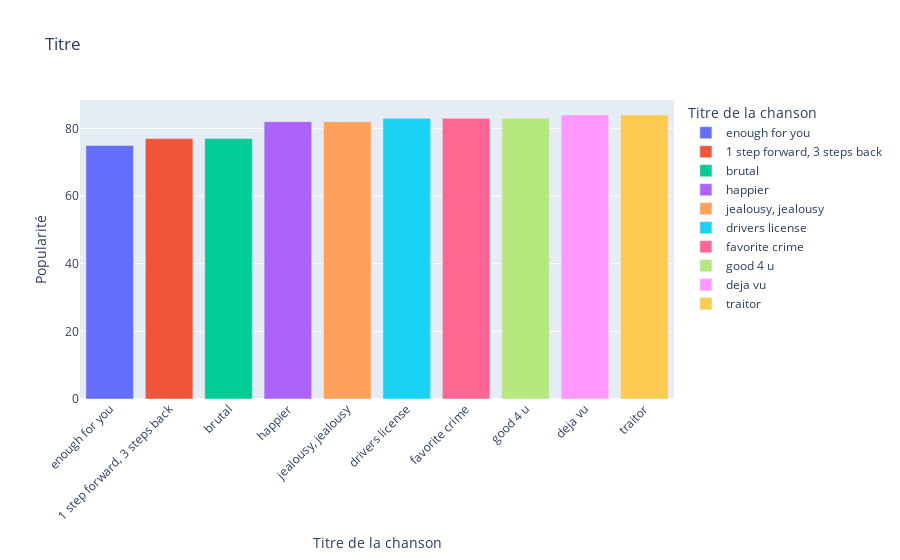

The cell this chart's notebook holds for it:
### Code cell
test = px.bar(df_album, 
             x='Track', 
             y='Popularity', 
             color='Track', 
             title='Titre',
             labels={'Track': 'Titre de la chanson', 'Popularity': 'Popularité'})

test.update_layout(xaxis_title='Titre de la chanson',
                  yaxis_title='Popularité',
                  xaxis_tickangle=-45)  

test.show()

### Figure 1 — Plotly figure (JSON) as saved in the notebook; plotly's stock layout.template omitted (floating-point values rounded to 4 significant figures)
{"data": [{"alignmentgroup": "True", "hovertemplate": "Titre de la chanson=%{x}<br>Popularité=%{y}<extra></extra>", "legendgroup": "enough for you", "marker": {"color": "#636efa", "pattern": {"shape": ""}}, "name": "enough for you", "offsetgroup": "enough for you", "orientation": "v", "showlegend": true, "textposition": "auto", "type": "bar", "x": ["enough for you"], "xaxis": "x", "y": [75], "yaxis": "y"}, {"alignmentgroup": "True", "hovertemplate": "Titre de la chanson=%{x}<br>Popularité=%{y}<extra></extra>", "legendgroup": "1 step forward, 3 steps back", "marker": {"color": "#EF553B", "pattern": {"shape": ""}}, "name": "1 step forward, 3 steps back", "offsetgroup": "1 step forward, 3 steps back", "orientation": "v", "showlegend": true, "textposition": "auto", "type": "bar", "x": ["1 step forward, 3 steps back"], "xaxis": "x", "y": [77], "yaxis": "y"}, {"alignmentgroup": "True", "hovertemplate": "Titre de la chanson=%{x}<br>Popularité=%{y}<extra></extra>", "legendgroup": "brutal", "marker": {"color": "#00cc96", "pattern": {"shape": ""}}, "name": "brutal", "offsetgroup": "brutal", "orientation": "v", "showlegend": true, "textposition": "auto", "type": "bar", "x": ["brutal"], "xaxis": "x", "y": [77], "yaxis": "y"}, {"alignmentgroup": "True", "hovertemplate": "Titre de la chanson=%{x}<br>Popularité=%{y}<extra></extra>", "legendgroup": "happier", "marker": {"color": "#ab63fa", "pattern": {"shape": ""}}, "name": "happier", "offsetgroup": "happier", "orientation": "v", "showlegend": true, "textposition": "auto", "type": "bar", "x": ["happier"], "xaxis": "x", "y": [82], "yaxis": "y"}, {"alignmentgroup": "True", "hovertemplate": "Titre de la chanson=%{x}<br>Popularité=%{y}<extra></extra>", "legendgroup": "jealousy, jealousy", "marker": {"color": "#FFA15A", "pattern": {"shape": ""}}, "name": "jealousy, jealousy", "offsetgroup": "jealousy, jealousy", "orientation": "v", "showlegend": true, "textposition": "auto", "type": "bar", "x": ["jealousy, jealousy"], "xaxis": "x", "y": [82], "yaxis": "y"}, {"alignmentgroup": "True", "hovertemplate": "Titre de la chanson=%{x}<br>Popularité=%{y}<extra></extra>", "legendgroup": "drivers license", "marker": {"color": "#19d3f3", "pattern": {"shape": ""}}, "name": "drivers license", "offsetgroup": "drivers license", "orientation": "v", "showlegend": true, "textposition": "auto", "type": "bar", "x": ["drivers license"], "xaxis": "x", "y": [83], "yaxis": "y"}, {"alignmentgroup": "True", "hovertemplate": "Titre de la chanson=%{x}<br>Popularité=%{y}<extra></extra>", "legendgroup": "favorite crime", "marker": {"color": "#FF6692", "pattern": {"shape": ""}}, "name": "favorite crime", "offsetgroup": "favorite crime", "orientation": "v", "showlegend": true, "textposition": "auto", "type": "bar", "x": ["favorite crime"], "xaxis": "x", "y": [83], "yaxis": "y"}, {"alignmentgroup": "True", "hovertemplate": "Titre de la chanson=%{x}<br>Popularité=%{y}<extra></extra>", "legendgroup": "good 4 u", "marker": {"color": "#B6E880", "pattern": {"shape": ""}}, "name": "good 4 u", "offsetgroup": "good 4 u", "orientation": "v", "showlegend": true, "textposition": "auto", "type": "bar", "x": ["good 4 u"], "xaxis": "x", "y": [83], "yaxis": "y"}, {"alignmentgroup": "True", "hovertemplate": "Titre de la chanson=%{x}<br>Popularité=%{y}<extra></extra>", "legendgroup": "deja vu", "marker": {"color": "#FF97FF", "pattern": {"shape": ""}}, "name": "deja vu", "offsetgroup": "deja vu", "orientation": "v", "showlegend": true, "textposition": "auto", "type": "bar", "x": ["deja vu"], "xaxis": "x", "y": [84], "yaxis": "y"}, {"alignmentgroup": "True", "hovertemplate": "Titre de la chanson=%{x}<br>Popularité=%{y}<extra></extra>", "legendgroup": "traitor", "marker": {"color": "#FECB52", "pattern": {"shape": ""}}, "name": "traitor", "offsetgroup": "traitor", "orientation": "v", "showlegend": true, "textposition": "auto", "type": "bar", "x": ["traitor"], "xaxis": "x", "y": [84], "yaxis": "y"}], "layout": {"barmode": "relative", "legend": {"title": {"text": "Titre de la chanson"}, "tracegroupgap": 0}, "title": {"text": "Titre"}, "xaxis": {"anchor": "y", "categoryarray": ["enough for you", "1 step forward, 3 steps back", "brutal", "happier", "jealousy, jealousy", "drivers license", "favorite crime", "good 4 u", "deja vu", "traitor"], "categoryorder": "array", "domain": [0, 1], "tickangle": -45, "title": {"text": "Titre de la chanson"}}, "yaxis": {"anchor": "x", "domain": [0, 1], "title": {"text": "Popularité"}}}}
